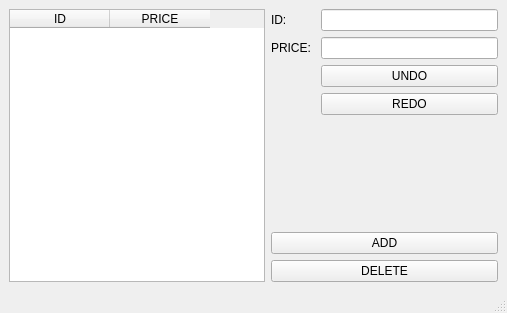
<?xml version="1.0" encoding="UTF-8"?>
<ui version="4.0">
 <class>MainWindow</class>
 <widget class="QMainWindow" name="MainWindow">
  <property name="geometry">
   <rect>
    <x>0</x>
    <y>0</y>
    <width>507</width>
    <height>313</height>
   </rect>
  </property>
  <property name="windowTitle">
   <string>MainWindow</string>
  </property>
  <widget class="QWidget" name="centralwidget">
   <layout class="QHBoxLayout" name="horizontalLayout">
    <item>
     <layout class="QFormLayout" name="formLayout_2">
      <item row="0" column="1">
       <layout class="QVBoxLayout" name="verticalLayout_2">
        <item>
         <layout class="QFormLayout" name="formLayout">
          <item row="0" column="0">
           <widget class="QLabel" name="IDlabel">
            <property name="text">
             <string>ID: </string>
            </property>
           </widget>
          </item>
          <item row="0" column="1">
           <widget class="QLineEdit" name="IDlineEdit"/>
          </item>
          <item row="1" column="0">
           <widget class="QLabel" name="PRICElabel">
            <property name="text">
             <string>PRICE: </string>
            </property>
           </widget>
          </item>
          <item row="1" column="1">
           <widget class="QLineEdit" name="PRICElineEdit"/>
          </item>
          <item row="2" column="1">
           <widget class="QPushButton" name="UNDOpushButton">
            <property name="text">
             <string>UNDO</string>
            </property>
           </widget>
          </item>
          <item row="3" column="1">
           <widget class="QPushButton" name="REDOpushButton">
            <property name="text">
             <string>REDO</string>
            </property>
           </widget>
          </item>
         </layout>
        </item>
        <item>
         <layout class="QVBoxLayout" name="verticalLayout">
          <item>
           <widget class="QPushButton" name="ADDpushButton">
            <property name="text">
             <string>ADD</string>
            </property>
           </widget>
          </item>
          <item>
           <widget class="QPushButton" name="DELETEpushButton">
            <property name="text">
             <string>DELETE</string>
            </property>
           </widget>
          </item>
         </layout>
        </item>
       </layout>
      </item>
      <item row="0" column="0">
       <widget class="QTableWidget" name="clothesTableWidget">
        <column>
         <property name="text">
          <string>ID</string>
         </property>
        </column>
        <column>
         <property name="text">
          <string>PRICE</string>
         </property>
        </column>
       </widget>
      </item>
     </layout>
    </item>
   </layout>
  </widget>
  <widget class="QMenuBar" name="menubar">
   <property name="geometry">
    <rect>
     <x>0</x>
     <y>0</y>
     <width>507</width>
     <height>17</height>
    </rect>
   </property>
  </widget>
  <widget class="QStatusBar" name="statusbar"/>
 </widget>
 <resources/>
 <connections/>
</ui>
